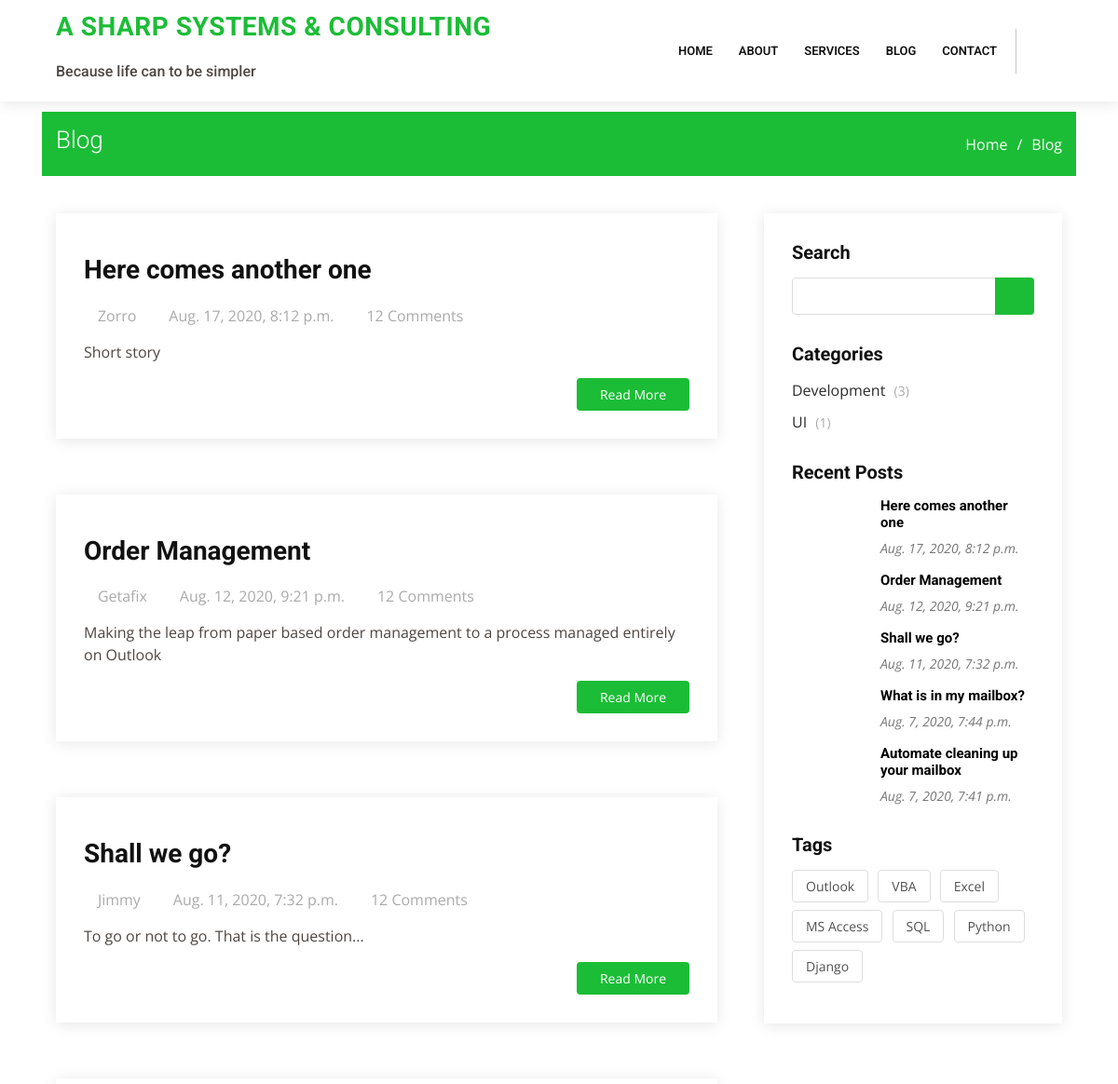
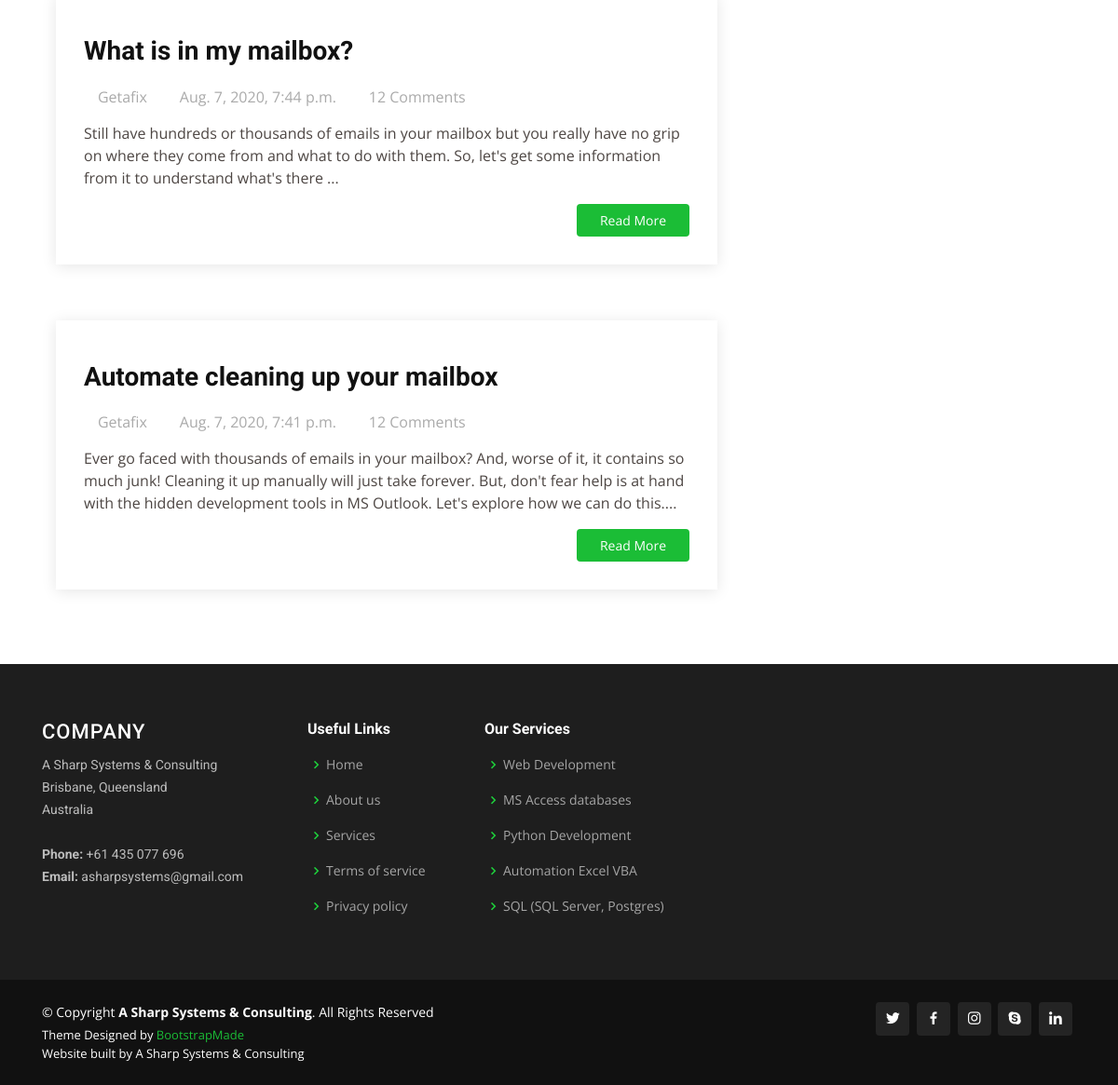
The app's page /blog, older data (2 pictures, top to bottom).
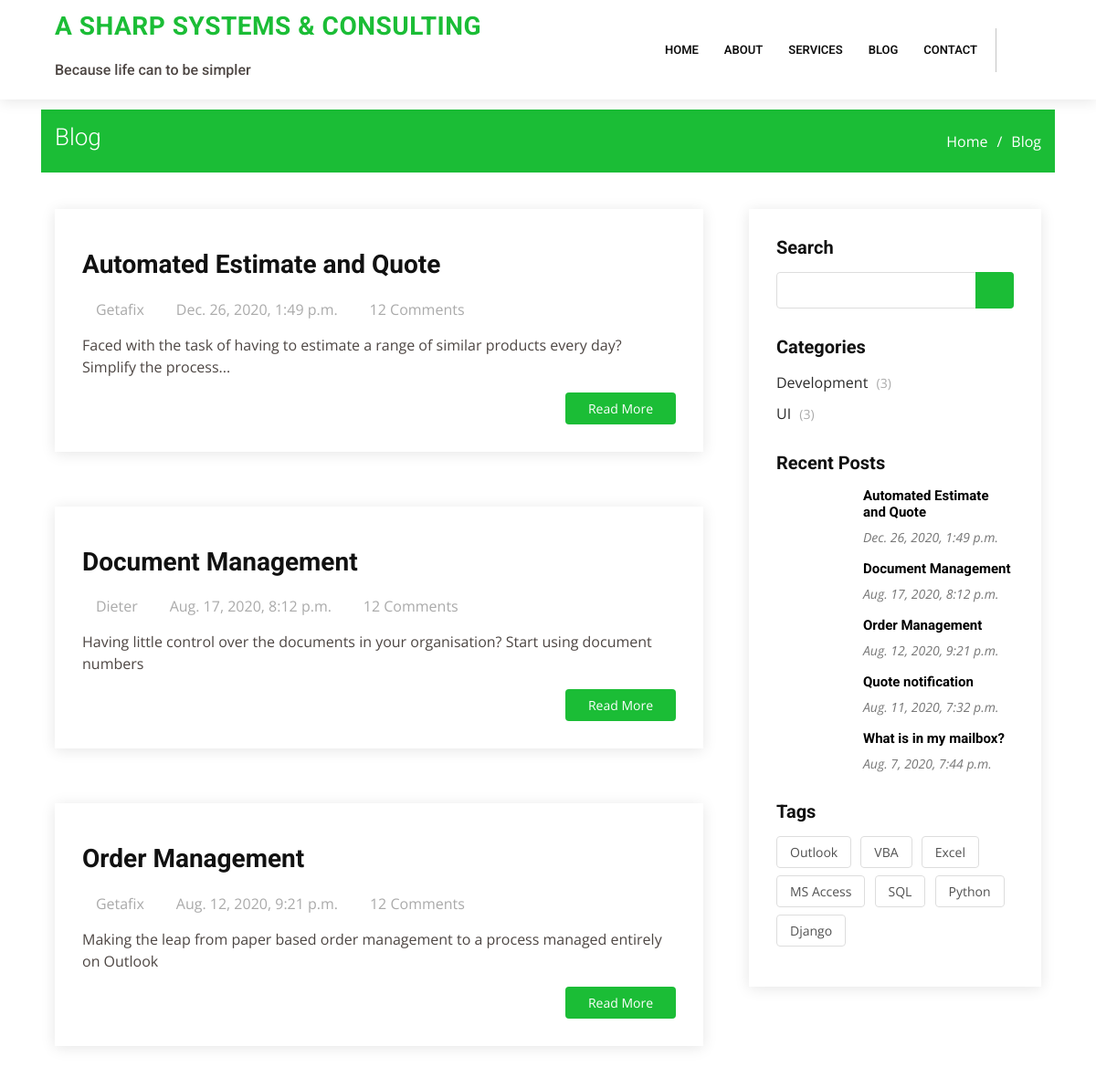
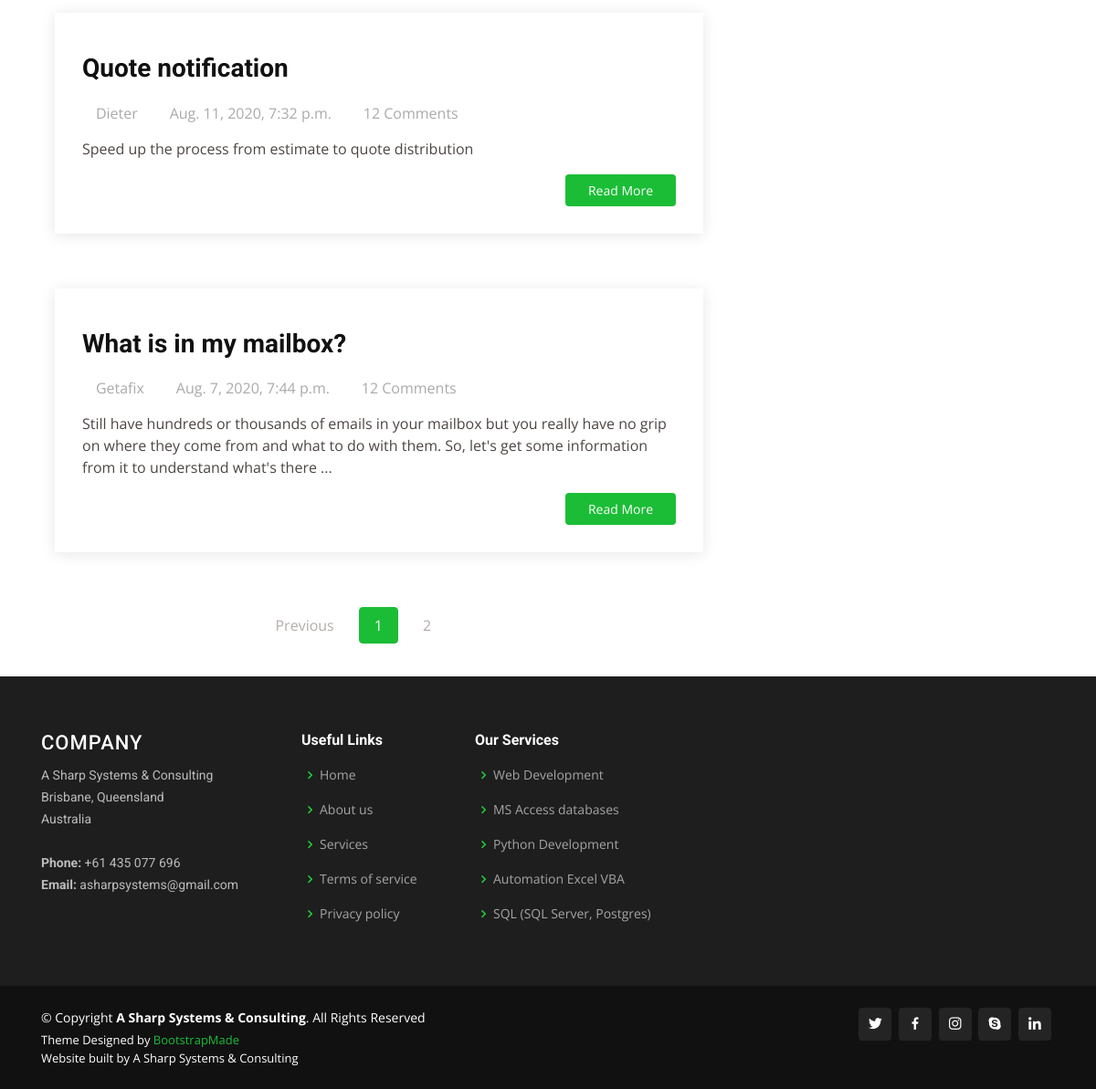
The same page, newer data (2 pictures, top to bottom).
### lcore/models.py (models this page shows, shortened)
class Reference(models.Model):
    company = models.CharField(max_length=100, unique=True)
    address = models.CharField(max_length=200, unique=True)
    country = models.CharField(max_length=100, unique=True)
    phone = models.CharField(max_length=20, unique=True)
    email = models.EmailField()
    primary = models.IntegerField(null=False, unique=True)
    objects = RefManager()

class Article(models.Model):
    author = models.CharField(max_length=100, unique=False)
    caption = models.CharField(max_length=50, unique=False)
    extract = models.CharField(max_length=300)
    story = models.TextField(blank=False)
    date_added = models.DateTimeField(auto_now=False, auto_now_add=True)
    draft = models.BooleanField(default=True)
    visible = models.BooleanField(default=True)
    tags = models.ManyToManyField(Tag, blank=True)
    category = models.ManyToManyField(Category, blank=True)
    image_file = models.FileField(upload_to='blog_image', blank=True, null=True)
    article_file = models.FileField(upload_to='blog_article', blank=True, null=True)
    project = models.BooleanField(default=False)
    objects = ArticleManager()
    class Meta:
        ordering = ['-date_added']
    def __str__(self):
        return self.caption.title()

class Tag(models.Model):
    tag = models.CharField(max_length=30, unique=True)
    active = models.BooleanField(default=True)
    objects = TagManager()
    def __str__(self):
        return self.tag.title()

class Services(models.Model):
    service = models.CharField(max_length=100, unique=True)
    date_added = models.DateTimeField(auto_now=False, auto_now_add=True)
    priority = models.IntegerField(null=False, unique=True)
    image_file = models.FileField(upload_to='service_icon', blank=True, null=True)
    descrip = models.CharField(max_length=300, blank=True, null=True)
    objects = ServicesManager()
    class Meta:
        ordering = ['priority']
    def __str__(self):
        return self.service.title()

### lcore/views.py (the view)
# urls.py: path('blog', blog, name='blog'),
def blog(request):
    template = "blog.html"
    active_articles = Article.objects.visible()
    recent_articles = Article.objects.recent_five()
    active_tags = Tag.objects.active()  # change to used
    with connection.cursor() as cursor:
        sql = ("Select C.name, count(C.name) as cat_count from lcore_article_category as JJ inner join"
               " lcore_category C on JJ.category_id = C.id group by name;")
        print(sql)
        cursor.execute(sql)
        columns = [col[0] for col in cursor.description]
        category_count = [
            dict(zip(columns, row))
            for row in cursor.fetchall()
        ]
    page = request.GET.get('page', 1)
    paginator = Paginator(active_articles, 5)
    try:
        article_page = paginator.page(page)
    except PageNotAnInteger:
        article_page = paginator.page(1)
    except EmptyPage:
        article_page = paginator.page(paginator.num_pages)
    local_context = {
        'articles': article_page,
        'recent_articles': recent_articles,
        'active_tags': active_tags,
        'category_count': category_count
    }
    context = {**get_base_context(), **local_context}
    print(context)
    return render(request, template, context)

### lcore/models.py (called while the page is built)
    def visible(self):
        qs = super(ArticleManager, self).filter(draft=False).filter(visible=True)
        return qs

    def recent_five(self):
        qs = super(ArticleManager, self).filter(draft=False).filter(visible=True).order_by('-date_added')[:5]
        return qs

    def top_five(self):
        qs = super(ServicesManager, self).order_by('priority')[:5]
        return qs

    def active(self):
        qs = super(TagManager, self).filter(active=True)
        return qs

### lcore/views.py (called while the page is built)
def get_base_context():
    service_list = Services.objects.top_five()
    company = Reference.objects.get(primary=1)
    co_name = company.company
    co_addr = company.address
    co_country = company.country
    co_phone = company.phone
    co_email = company.email
    print(co_name)
    return {'service_list': service_list,
            'co_name': co_name,
            'co_addr': co_addr,
            'co_country': co_country,
            'co_phone': co_phone,
            'co_email': co_email,
            }

### sweb/utils/context_processors.py (called while the page is built)
def settings_context(_request):
    return {"DEBUG": settings.DEBUG}

### templates/blog.html (shortened to what this page needs)
{% extends "base.html" %}
{% block content %}
{% load static %}
  <main id="main">
  <br>
  <section id="breadcrumbs" class="breadcrumbs">
    <div class="container">
      <div class="d-flex justify-content-between align-items-center">
        <h2>Blog</h2>
        <ol>
          <li><a href="index.html">Home</a></li>
          <li>Blog</li>
        </ol>
      </div>
    </div>
  </section>
  <section id="blog" class="blog">
    <div class="container">
      <div class="row">
        <div class="col-lg-8 entries">
          {% for art in articles %}
          <article class="entry" data-aos="fade-up">
            <div class="entry-img">
            </div>
            <h2 class="entry-title">
              <a href="{% url 'lcore:blog_item' pk=art.id %}">{{art.caption}}</a>
            </h2>
            <div class="entry-meta">
              <ul>
                <li class="d-flex align-items-center"><i class="icofont-user"></i> {{art.author}}</li>
                <li class="d-flex align-items-center"><i class="icofont-wall-clock"></i> <time datetime="2020-01-01">{{art.date_added}}</time></li>
                <li class="d-flex align-items-center"><i class="icofont-comment"></i> 12 Comments</li>
              </ul>
            </div>
            <div class="entry-content">
              <p>
                {{art.extract}}</p>
              <div class="read-more">
                <a href="{% url 'lcore:show_pdf' pk=art.id %}">Read More</a>
              </div>
            </div>
          </article>
          {% endfor %}
  <div class="blog-pagination">
    {% if articles.has_other_pages %}
  <ul class="justify-content-center">
    {% if articles.has_previous %}
      <li>
          <a class="active" href="?page={{ articles.previous_page_number }}">Previous</a>
      </li>
    {% else %}
      <li class="disabled">
          <a href="#" tabindex="-1">Previous</a>
      </li>
    {% endif %}
    {% for i in articles.paginator.page_range %}
      {% if articles.number == i %}
    <li class="active"><a href="#"> {{ i }}</a></li>
      {% else %}
        <li><a href="?page={{i}}">{{ i }}</a></li>
      {% endif %}
    {% endfor %}
    {% if articles.has_next %}
      <li>
          <a  href="? page={{articles.next_page_number }}"><i class="icofont-rounded-right"></i></a>
      </li>
    {% else %}
      <li class="disabled">
          <a href="#" tabindex="-1">Next</a>
      </li>
    {% endif %}
  </ul>
  {% endif %}
  </div>
  </div>
  <div class="col-lg-4">
    <div class="sidebar" data-aos="fade-left">
      <h3 class="sidebar-title">Search</h3>
      <div class="sidebar-item search-form">
        <form action="">
          <input type="text">
          <button type="submit"><i class="icofont-search"></i></button>
        </form>
      </div>
      <h3 class="sidebar-title">Categories</h3>
      <div class="sidebar-item categories">
        {% if category_count %}
        <ul>
          {% for c in category_count %}
          <li><a href="#">{{c.name}} <span>({{c.cat_count}})</span></a></li>
          {% endfor %}
        </ul>
        {% endif %}
      </div>
      <h3 class="sidebar-title">Recent Posts</h3>
      <div class="sidebar-item recent-posts">
        {% if recent_articles %}
        {% for a in recent_articles %}
        <div class="post-item clearfix">
          <h4><a href="{% url 'lcore:blog_item' pk=a.id %}">{{ a.caption }}</a></h4>
          <time datetime="2020-01-01">{{ a.date_added }}</time>
        </div>
        {% endfor %}
        {% else %}
          <h4>Nothing yet</h4>
        {% endif %}
      </div>
            <h3 class="sidebar-title">Tags</h3>
            <div class="sidebar-item tags">
              {% if active_tags %}
              <ul>
                {% for t in active_tags %}
                  <li><a href="#">{{ t.tag }}</a></li>
                {% endfor %}
              </ul>
              {% endif %}
            </div>
          </div>
        </div>
      </div>
    </div>
  </section>
  </main>
{% endblock content %}

### templates/base.html (shortened to what this page needs)
<!DOCTYPE html>
{% load static i18n %}
{% load static %}
<html lang="en">
<head>
  <link href="{% static 'vendor/bootstrap/css/bootstrap.min.css' %}" rel="stylesheet">
  <link href="{% static 'vendor/icofont/icofont.min.css' %}" rel="stylesheet">
  <link href="{% static 'vendor/boxicons/css/boxicons.min.css' %}" rel="stylesheet">
  <link href="{% static 'vendor/animate.css/animate.min.css' %}" rel="stylesheet">
  <link href="{% static 'vendor/venobox/venobox.css' %}" rel="stylesheet">
  <link href="{% static 'vendor/owl.carousel/assets/owl.carousel.min.css' %}" rel="stylesheet">
  <link href="{% static 'vendor/aos/aos.css' %}" rel="stylesheet">
  <link href="{% static 'vendor/remixicon/remixicon.css' %}" rel="stylesheet">
  <link href="{% static 'css/style.css' %}" rel="stylesheet">
</head>
    <body>
  <header id="header" class="fixed-top">
    <div class="container d-flex align-items-center">
      <div class="container">
      <h1 class="logo mr-auto"><a href="index.html"><span>{{co_name}}</span></a></h1>
      <br><h6>Because life can to be simpler</h6>
      </div>
      <nav class="nav-menu d-none d-lg-block">
        <ul>
          <li><a href="{% url 'lcore:home' %}">Home</a></li>
          <li ><a href="{% url 'lcore:about' %}">About</a>
          </li>
          <li><a href="{% url 'lcore:services' %}">Services</a></li>
          <li><a href="{% url 'lcore:blog' %}">Blog</a></li>
          <li><a href="{% url 'lcore:contact' %}">Contact</a></li>
        </ul>
      </nav>
      <div class="header-social-links">
        <a href="#" class="twitter"><i class="icofont-twitter"></i></a>
        <a href="#" class="facebook"><i class="icofont-facebook"></i></a>
        <a href="#" class="instagram"><i class="icofont-instagram"></i></a>
        <a href="#" class="linkedin"><i class="icofont-linkedin"></i></i></a>
      </div>
    </div>
  </header>
<div class="container">
    {% block content %}
    {% endblock content %}
</div>
  <footer id="footer">
    <div class="footer-top">
      <div class="container">
        <div class="row">
          <div class="col-lg-3 col-md-6 footer-contact">
            <h3>Company</h3>
            <p>
              {{co_name}} <br>
              {{co_addr}}<br>
              {{co_country}} <br><br>
              <strong>Phone:</strong> {{co_phone}}<br>
              <strong>Email:</strong> {{co_email}}<br>
            </p>
          </div>
          <div class="col-lg-2 col-md-6 footer-links">
            <h4>Useful Links</h4>
            <ul>
              <li><i class="bx bx-chevron-right"></i> <a href="#">Home</a></li>
              <li><i class="bx bx-chevron-right"></i> <a href="#">About us</a></li>
              <li><i class="bx bx-chevron-right"></i> <a href="#">Services</a></li>
              <li><i class="bx bx-chevron-right"></i> <a href="#">Terms of service</a></li>
              <li><i class="bx bx-chevron-right"></i> <a href="#">Privacy policy</a></li>
            </ul>
          </div>
          <div class="col-lg-3 col-md-6 footer-links">
            <h4>Our Services</h4>
            <ul>
              {% for service in service_list %}
                <li><i class="bx bx-chevron-right"></i> <a href="#">{{service.service}}</a></li>
              {% endfor %}
            </ul>
          </div>
        </div>
      </div>
    </div>
    <div class="container d-md-flex py-4">
      <div class="mr-md-auto text-center text-md-left">
        <div class="copyright">
          &copy; Copyright <strong><span>{{co_name}}</span></strong>. All Rights Reserved
        </div>
        <div class="credits">
          Theme Designed by <a href="https://bootstrapmade.com/">BootstrapMade</a><br>
          Website built by {{co_name}}
        </div>
      </div>
      <div class="social-links text-center text-md-right pt-3 pt-md-0">
        <a href="#" class="twitter"><i class="bx bxl-twitter"></i></a>
        <a href="#" class="facebook"><i class="bx bxl-facebook"></i></a>
        <a href="#" class="instagram"><i class="bx bxl-instagram"></i></a>
        <a href="#" class="google-plus"><i class="bx bxl-skype"></i></a>
        <a href="#" class="linkedin"><i class="bx bxl-linkedin"></i></a>
      </div>
    </div>
  </footer>
    </body>
</html>

Row changes from the older to the newer data that the page shows:
no longer on this page (row edited): Article: caption "Automate cleaning up your mailbox", author "Getafix", date_added "Aug. 7, 2020, 7:41 p.m.", extract "Ever go faced with thousands of emails in your mailbox? And, worse of it, it contains so much junk! Cleaning it up manually will just take forever. But, don't fear help is at hand with the hidden development tools in MS Outlook. Let's explore how we can do this...."
added Article: caption "Automated Estimate and Quote", author "Getafix", date_added "Dec. 26, 2020, 1:49 p.m.", extract "Faced with the task of having to estimate a range of similar products every day? Simplify the process..."
changed Article: caption "Here comes another one" → "Document Management"; author "Zorro" → "Dieter"; extract "Short story" → "Having little control over the documents in your organisation? Start using document numbers"
changed Article: caption "Shall we go?" → "Quote notification"; author "Jimmy" → "Dieter"; extract "To go or not to go. That is the question..." → "Speed up the process from estimate to quote distribution"
Text that changed along with them:
text now shown: "Previous"
new list line: "1"
new list line: "2"
new list line: "UI ( 3 )"
list line gone: "UI ( 1 )"
